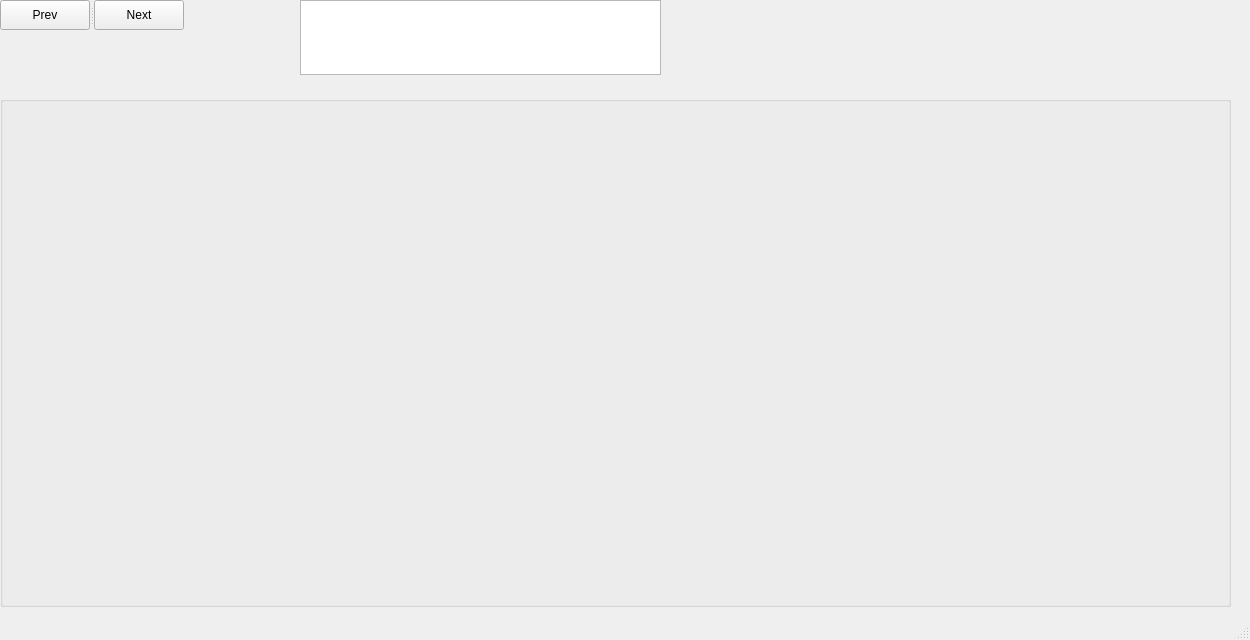
<?xml version="1.0" encoding="UTF-8"?>
<ui version="4.0">
 <class>AlgorythmRun</class>
 <widget class="QMainWindow" name="AlgorythmRun">
  <property name="geometry">
   <rect>
    <x>0</x>
    <y>0</y>
    <width>1250</width>
    <height>640</height>
   </rect>
  </property>
  <property name="windowTitle">
   <string>MainWindow</string>
  </property>
  <widget class="QWidget" name="centralwidget">
   <widget class="QSplitter" name="splitter">
    <property name="geometry">
     <rect>
      <x>0</x>
      <y>0</y>
      <width>186</width>
      <height>30</height>
     </rect>
    </property>
    <property name="sizePolicy">
     <sizepolicy hsizetype="Expanding" vsizetype="Expanding">
      <horstretch>0</horstretch>
      <verstretch>0</verstretch>
     </sizepolicy>
    </property>
    <property name="minimumSize">
     <size>
      <width>0</width>
      <height>30</height>
     </size>
    </property>
    <property name="maximumSize">
     <size>
      <width>186</width>
      <height>30</height>
     </size>
    </property>
    <property name="orientation">
     <enum>Qt::Horizontal</enum>
    </property>
    <widget class="QToolButton" name="PrevButton">
     <property name="maximumSize">
      <size>
       <width>90</width>
       <height>30</height>
      </size>
     </property>
     <property name="toolTip">
      <string>New</string>
     </property>
     <property name="text">
      <string>Prev</string>
     </property>
     <property name="checkable">
      <bool>false</bool>
     </property>
    </widget>
    <widget class="QToolButton" name="NextButton">
     <property name="maximumSize">
      <size>
       <width>90</width>
       <height>30</height>
      </size>
     </property>
     <property name="toolTip">
      <string>New</string>
     </property>
     <property name="text">
      <string>Next</string>
     </property>
     <property name="checkable">
      <bool>false</bool>
     </property>
    </widget>
   </widget>
   <widget class="QGroupBox" name="GraphField">
    <property name="geometry">
     <rect>
      <x>0</x>
      <y>96</y>
      <width>1231</width>
      <height>511</height>
     </rect>
    </property>
    <property name="sizePolicy">
     <sizepolicy hsizetype="Expanding" vsizetype="Expanding">
      <horstretch>0</horstretch>
      <verstretch>0</verstretch>
     </sizepolicy>
    </property>
    <layout class="QVBoxLayout" name="GraphFieldLayout"/>
   </widget>
   <widget class="QTextEdit" name="TextMessage">
    <property name="geometry">
     <rect>
      <x>300</x>
      <y>0</y>
      <width>361</width>
      <height>75</height>
     </rect>
    </property>
    <property name="readOnly">
     <bool>true</bool>
    </property>
   </widget>
  </widget>
  <widget class="QStatusBar" name="statusbar"/>
 </widget>
 <resources/>
 <connections/>
</ui>
